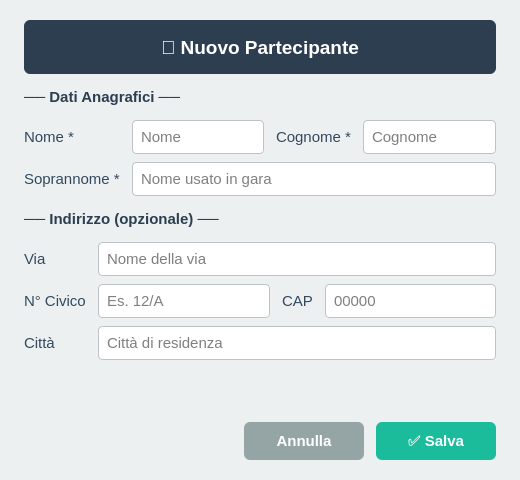
<?xml version="1.0" encoding="UTF-8"?>
<ui version="4.0">
 <class>PartecipanteDialog</class>
 <widget class="QDialog" name="PartecipanteDialog">
  <property name="geometry">
   <rect><x>0</x><y>0</y><width>520</width><height>480</height></rect>
  </property>
  <property name="windowTitle"><string>Partecipante</string></property>
  <property name="styleSheet">
   <string>
QDialog { background-color: #ecf0f1; }
QLabel { color: #34495e; font-family: Helvetica; font-size: 11pt; }
QLineEdit {
    border: 1px solid #bdc3c7; border-radius: 4px; padding: 6px;
    font-family: Helvetica; font-size: 11pt; background-color: white;
}
QLineEdit:focus { border: 1px solid #3498db; }
   </string>
  </property>
  <property name="modal"><bool>true</bool></property>

  <layout class="QVBoxLayout" name="vl_root">
   <property name="spacing"><number>14</number></property>
   <property name="leftMargin"><number>24</number></property>
   <property name="topMargin"><number>20</number></property>
   <property name="rightMargin"><number>24</number></property>
   <property name="bottomMargin"><number>20</number></property>

   <!-- HEADER -->
   <item>
    <widget class="QFrame" name="frame_header">
     <property name="minimumSize"><size><width>0</width><height>54</height></size></property>
     <property name="maximumSize"><size><width>16777215</width><height>54</height></size></property>
     <property name="styleSheet">
      <string>QFrame#frame_header { background-color: #2c3e50; border-radius: 6px; }</string>
     </property>
     <layout class="QVBoxLayout" name="vl_header">
      <property name="leftMargin"><number>10</number></property>
      <property name="topMargin"><number>6</number></property>
      <property name="rightMargin"><number>10</number></property>
      <property name="bottomMargin"><number>6</number></property>
      <item>
       <widget class="QLabel" name="label_dialog_title">
        <property name="text"><string>👤 Nuovo Partecipante</string></property>
        <property name="alignment"><set>Qt::AlignCenter</set></property>
        <property name="styleSheet">
         <string>QLabel { color: white; font-size: 14pt; font-weight: bold; font-family: Helvetica; }</string>
        </property>
       </widget>
      </item>
     </layout>
    </widget>
   </item>

   <!-- SEZIONE DATI ANAGRAFICI -->
   <item>
    <widget class="QLabel" name="label_section_anagrafica">
     <property name="text"><string>── Dati Anagrafici ──</string></property>
     <property name="styleSheet">
      <string>QLabel { font-weight: bold; color: #2c3e50; font-family: Helvetica; font-size: 11pt; }</string>
     </property>
    </widget>
   </item>

   <item>
    <layout class="QGridLayout" name="grid_anagrafica">
     <property name="horizontalSpacing"><number>12</number></property>
     <property name="verticalSpacing"><number>8</number></property>

     <item row="0" column="0">
      <widget class="QLabel" name="label_nome"><property name="text"><string>Nome *</string></property></widget>
     </item>
     <item row="0" column="1">
      <widget class="QLineEdit" name="entry_nome">
       <property name="maxLength"><number>50</number></property>
       <property name="placeholderText"><string>Nome</string></property>
      </widget>
     </item>
     <item row="0" column="2">
      <widget class="QLabel" name="label_cognome"><property name="text"><string>Cognome *</string></property></widget>
     </item>
     <item row="0" column="3">
      <widget class="QLineEdit" name="entry_cognome">
       <property name="maxLength"><number>50</number></property>
       <property name="placeholderText"><string>Cognome</string></property>
      </widget>
     </item>

     <item row="1" column="0">
      <widget class="QLabel" name="label_soprannome"><property name="text"><string>Soprannome *</string></property></widget>
     </item>
     <item row="1" column="1" colspan="3">
      <widget class="QLineEdit" name="entry_soprannome">
       <property name="maxLength"><number>50</number></property>
       <property name="placeholderText"><string>Nome usato in gara</string></property>
      </widget>
     </item>
    </layout>
   </item>

   <!-- SEZIONE INDIRIZZO -->
   <item>
    <widget class="QLabel" name="label_section_indirizzo">
     <property name="text"><string>── Indirizzo (opzionale) ──</string></property>
     <property name="styleSheet">
      <string>QLabel { font-weight: bold; color: #2c3e50; font-family: Helvetica; font-size: 11pt; }</string>
     </property>
    </widget>
   </item>

   <item>
    <layout class="QGridLayout" name="grid_indirizzo">
     <property name="horizontalSpacing"><number>12</number></property>
     <property name="verticalSpacing"><number>8</number></property>

     <item row="0" column="0">
      <widget class="QLabel" name="label_via"><property name="text"><string>Via</string></property></widget>
     </item>
     <item row="0" column="1" colspan="3">
      <widget class="QLineEdit" name="entry_via">
       <property name="maxLength"><number>100</number></property>
       <property name="placeholderText"><string>Nome della via</string></property>
      </widget>
     </item>

     <item row="1" column="0">
      <widget class="QLabel" name="label_civico"><property name="text"><string>N° Civico</string></property></widget>
     </item>
     <item row="1" column="1">
      <widget class="QLineEdit" name="entry_civico">
       <property name="maxLength"><number>10</number></property>
       <property name="placeholderText"><string>Es. 12/A</string></property>
      </widget>
     </item>
     <item row="1" column="2">
      <widget class="QLabel" name="label_cap"><property name="text"><string>CAP</string></property></widget>
     </item>
     <item row="1" column="3">
      <widget class="QLineEdit" name="entry_cap">
       <property name="maxLength"><number>10</number></property>
       <property name="placeholderText"><string>00000</string></property>
      </widget>
     </item>

     <item row="2" column="0">
      <widget class="QLabel" name="label_citta"><property name="text"><string>Città</string></property></widget>
     </item>
     <item row="2" column="1" colspan="3">
      <widget class="QLineEdit" name="entry_citta">
       <property name="maxLength"><number>100</number></property>
       <property name="placeholderText"><string>Città di residenza</string></property>
      </widget>
     </item>
    </layout>
   </item>

   <!-- SPACER -->
   <item>
    <spacer>
     <property name="orientation"><enum>Qt::Vertical</enum></property>
     <property name="sizeHint" stdset="0"><size><width>20</width><height>10</height></size></property>
    </spacer>
   </item>

   <!-- BOTTONI -->
   <item>
    <layout class="QHBoxLayout" name="hl_buttons">
     <property name="spacing"><number>12</number></property>
     <item>
      <spacer><property name="orientation"><enum>Qt::Horizontal</enum></property><property name="sizeHint" stdset="0"><size><width>40</width><height>20</height></size></property></spacer>
     </item>
     <item>
      <widget class="QPushButton" name="btn_cancel">
       <property name="minimumSize"><size><width>120</width><height>38</height></size></property>
       <property name="text"><string>Annulla</string></property>
       <property name="styleSheet">
        <string>QPushButton { background-color: #95a5a6; color: white; border-radius: 6px; font-family: Helvetica; font-size: 11pt; font-weight: bold; } QPushButton:hover { background-color: #7f8c8d; }</string>
       </property>
      </widget>
     </item>
     <item>
      <widget class="QPushButton" name="btn_save">
       <property name="minimumSize"><size><width>120</width><height>38</height></size></property>
       <property name="text"><string>✅ Salva</string></property>
       <property name="default"><bool>true</bool></property>
       <property name="styleSheet">
        <string>QPushButton { background-color: #1abc9c; color: white; border-radius: 6px; font-family: Helvetica; font-size: 11pt; font-weight: bold; } QPushButton:hover { background-color: #16a085; }</string>
       </property>
      </widget>
     </item>
    </layout>
   </item>

  </layout>
 </widget>
 <resources/>
 <connections/>
</ui>
